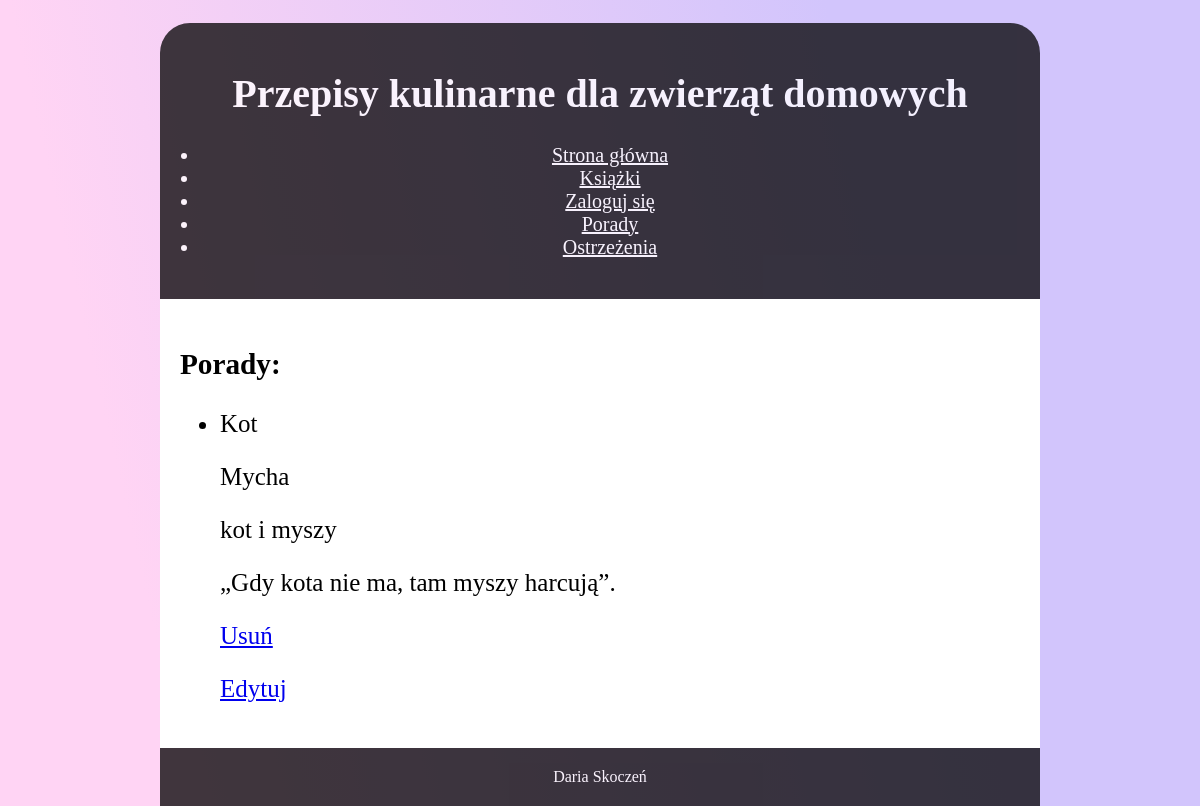
Page /recipes/advice/ on the committed database.
### recipes/models.py (models this page shows, shortened)
class Advice(models.Model):
    category = models.ForeignKey(Category, on_delete=models.CASCADE, primary_key=True)
    author = models.CharField(max_length=35, blank=True, null=True)
    title = models.CharField(max_length=150)
    text = models.TextField()
    ScientificallyProven = models.BooleanField(null=True, default='0')

class Category(models.Model):
    name = models.CharField(max_length=20)
    typ = models.CharField(max_length=20, null=True) #gromada
    gromada = models.CharField(max_length=20, null=True) #klasa
    rzad = models.CharField(max_length=20, null=True) #rząd
    def __str__(self):
        return self.name

### recipes/views.py (the view)
# urls.py: path('advice/', views.advice, name='advice'),
def advice(request):
    advice_list = Advice.objects.all()
    context = {'advice_list': advice_list}
    return render(request, 'recipes/advice.html', context)

### recipes/templates/recipes/advice.html (shortened to what this page needs)
﻿{% extends 'base.html' %}
{% block content %}
<div class="ans">
    <h3>Porady:</h3>
    {% if advice_list %}
    <ul>
        {% for advice in advice_list %}
        <li>{{ advice.category }} <p>{{advice.author}}</p> {{advice.title}}<p>{{advice.text|linebreaks}}</p></li>
        <p><a href="{% url 'delAdvice' advice.pk %}">Usuń</a></p>
        <p><a href="{% url 'editAdvice' advice.pk %}">Edytuj </a></p>
        {% endfor %}
    </ul>
    {% else %}
    <p>Brak porad.</p>
    {% endif %}
</div>
{% endblock %}

### recipes/static/recipes/style.css (style rules this page uses)
body { background: linear-gradient(13deg, #ffd4f4 14%,#d2c5fc 73%); background: -moz-linear-gradient(13deg, #ffd4f4 14%,#d2c5fc 73%); background: -webkit-linear-gradient(13deg, #ffd4f4 14%,#d2c5fc 73%); margin: 0; margin-top: 5px; }

### rows in the picture
Advice: category "Kot", author "Mycha", title "kot i myszy", text "„Gdy kota nie ma, tam myszy harcują”."
